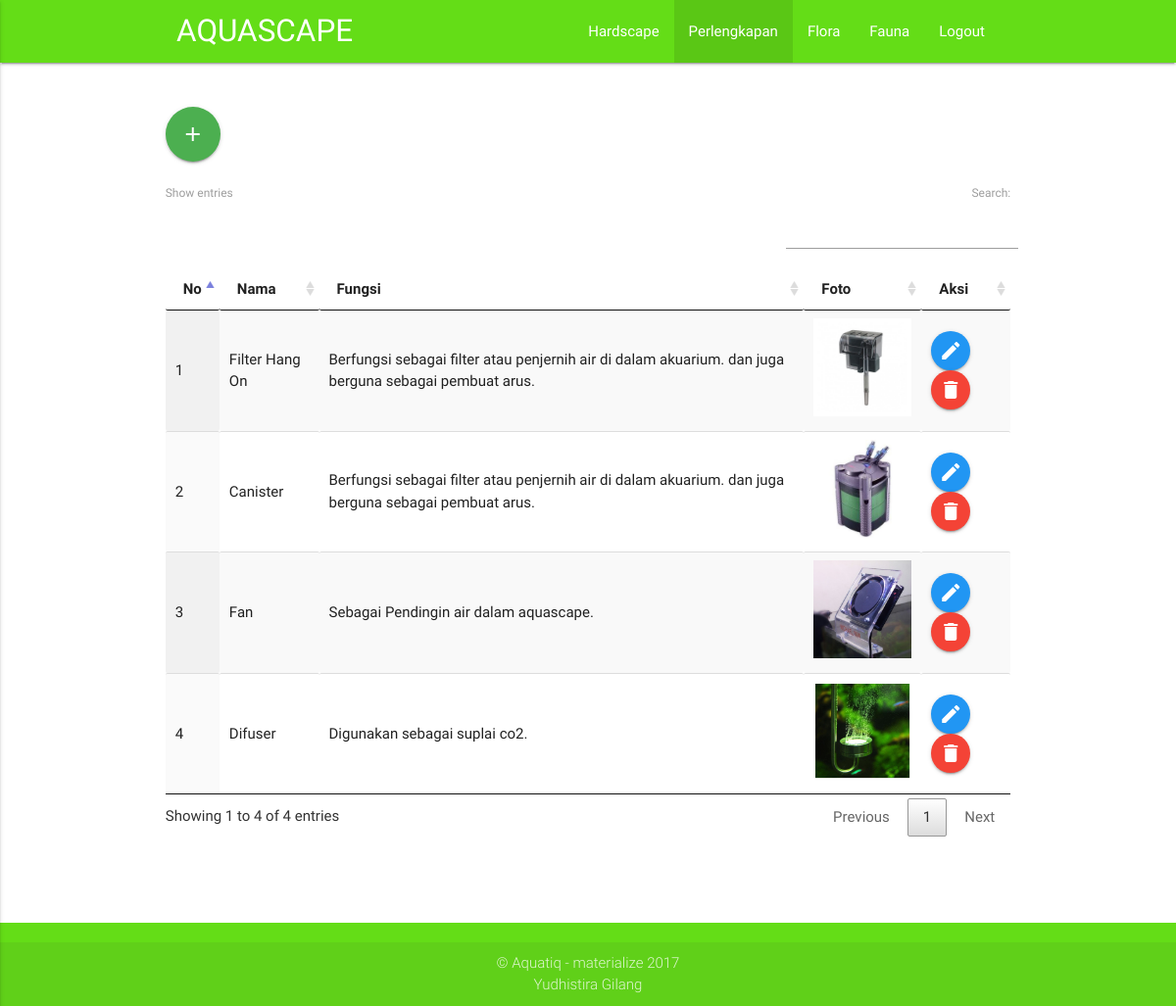
The app's page /admin/perlengkapan.php (signed in) with its own data.
### tables this page shows
CREATE TABLE IF NOT EXISTS `perlengkapan` (
`idperlengkapan` int(11) NOT NULL,
  `NamaPerlengkapan` varchar(30) NOT NULL,
  `FungsiPerlengkapan` text NOT NULL,
  `fotoperlengkapan` varchar(100) NOT NULL
);

### admin/perlengkapan.php (the view, shortened to what this page needs)
<?php
	include('../config.php');
?>
<!DOCTYPE html>
<html>
<head>
	<link rel="stylesheet" type="text/css" href="../asset/css/materialize.min.css">
	<link rel="stylesheet" type="text/css" href="../asset/datatables/datatables.min.css">
</head>
<body>
		<nav class="light-green accent-4">
		<div class="container">
			<div class="nav-wrapper">
				<a href="index.php" class="brand-logo">AQUASCAPE</a>
				<ul class="right hide-on-med-and-down">
					<li><a href="hardscape.php">Hardscape</a></li>
					<li class="active"><a href="perlengkapan.php">Perlengkapan</a></li>
					<li><a href="flora.php">Flora</a></li>
					<li><a href="fauna.php">Fauna</a></li>
					<li><a href="logout.php">Logout</a></li>
				</ul>
			</div>
		</div>
		</nav>
	<br><br>
	<div class="container">
		<div class="row">
			<a class="btn-floating btn-large waves-effect waves-light green modal-trigger" href="#modal1"><i class="material-icons">add</i></a>
		</div>
		<div class="row">
			<table id="datafauna" class="display responsive-table" cellspacing="0" width="100%">
		        <thead>
		            <tr>
		            	<th>No</th>
		                <th>Nama</th>
		                <th>Fungsi</th>
		                <th>Foto</th>
		                <th>Aksi</th>
		            </tr>
		        </thead>
		        <tbody>
					<?php
					$sql = "SELECT * FROM perlengkapan";
					$query = $aqua->query($sql);
					$no =1;
					while ($row = $query->fetch_array()){;?>
					    <tr>
					    	<td><?php echo $no++;?></td>
					        <td><?php echo $row['NamaPerlengkapan'];?></td>
					        <td><?php echo $row['FungsiPerlengkapan'];?></td>
					        <td><?php echo'<img width="100" src="../hardscape/'.$row['fotoperlengkapan'].'">  ';?></td>
					        <td>
					        	<?php echo'<a class="btn-floating waves-effect waves-light blue" href="epe.php?kode='.$row['idperlengkapan'].'"><i class="material-icons">mode_edit</i></a>';?>
					        	<?php echo'<a onclick="return hapus()" href="dpe.php?kode='.$row['idperlengkapan'].'" class="btn-floating waves-effect waves-light red"><i class="material-icons">delete</i></a>';?>
					        </td>
					    </tr>
					<?php };?>
				</tbody>
		    </table>
		</div>
		<br>
	</div>
	<br>
	<br>
	<footer class="page-footer light-green accent-4 black-text">
			<div class="footer-copyright">
				<div class="container center-align">
					&copy; Aquatiq - materialize 2017
					<br>
					Yudhistira Gilang
				</div>
			</div>
	</footer>
</body>
</html>

### records on screen
perlengkapan: NamaPerlengkapan "Filter Hang On", FungsiPerlengkapan "Berfungsi sebagai filter atau penjernih air di dalam akuarium. dan juga berguna sebagai pembuat arus.", fotoperlengkapan (picture)
perlengkapan: NamaPerlengkapan "Canister", FungsiPerlengkapan "Berfungsi sebagai filter atau penjernih air di dalam akuarium. dan juga berguna sebagai pembuat arus.", fotoperlengkapan (picture)
perlengkapan: NamaPerlengkapan "Fan", FungsiPerlengkapan "Sebagai Pendingin air dalam aquascape.", fotoperlengkapan (picture)
perlengkapan: NamaPerlengkapan "Difuser", FungsiPerlengkapan "Digunakan sebagai suplai co2.", fotoperlengkapan (picture)
